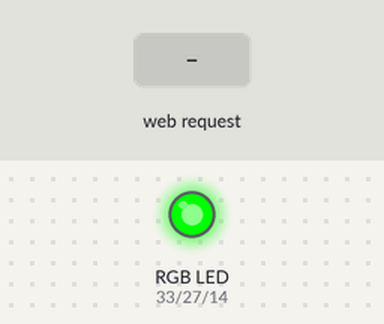
A sketch run on a simulated ESP32. Shown: an RGB LED mixed from three pins (HIGH = lit). Inputs (shaded band) come from the test bench. WiFi joins after 1.5 s; servers stay silent unless stated; what the sketch prints to the serial monitor is not drawn.

Above: at 1.6 s.
At 5.1 s:
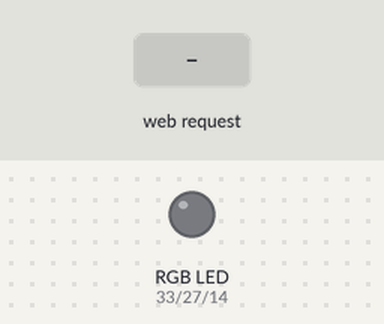
5.2 s: HTTP request GET /RED received
Timing chart, 0 to 8.2 s (numbered marks = the images above; inputs shaded):
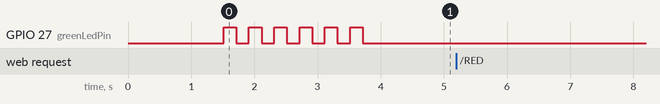

Measured:
- after the input at 5.2 s, every drawn part: stays the same

The sketch:

main.ino
```cpp
#include <WiFi.h>
#include <WiFiClient.h>
#include <ESPmDNS.h>

#include "rgb.h"

const int redLedPin = 33;
const int greenLedPin = 27;
const int blueLedPin = 14;

// wifi data
const char *ssid = "test";
const char *password = "test";

RGB rgb(redLedPin, greenLedPin, blueLedPin);
WiFiServer server(80); // creating a server in 80 port

void setup(){
  Serial.begin(9600);

  // connecting wifi
  Serial.print("Connecting to WiFi");

  WiFi.mode(WIFI_STA);
  WiFi.begin(ssid, password);

  while(WiFi.status() != WL_CONNECTED) {
    Serial.print(".");
    delay(500);
  }

  Serial.println("OK");

  // led signal to WiFi connected
  Serial.println("WiFi connected");

  Serial.print("Local IP: ");
  Serial.println(WiFi.localIP());

  if(MDNS.begin("esp32")) {
    Serial.println("mDNS Started.");
  }

  // initializing server
  Serial.println("Server started.");
  server.begin();

  for(int i = 0; i < 6; i++) {
    rgb.green();
    delay(200);
    rgb.green();
    delay(200);
  }
}

void loop() {
  WiFiClient client = server.available();

  if(client.connected()) {
    Serial.println("---------------------");
    Serial.print("New client connected: ");
    Serial.println(client.remoteIP());

    while(client.connected()) {
      String message = "";
      Serial.println("Wait client message...");

      while(client.available() == 0); // waiting client message
      while(client.available() > 0) {
        char msg = client.read();
        message.concat(msg);
      }

      // commands handling
      if(message == "RED") {
        rgb.red();
      } else if(message == "GREEN") {
        rgb.green();
      } else if(message == "BLUE") {
        rgb.blue();
      } else if(message.startsWith("RGB")) {
        message.replace("RGB ", "");

        // rgb string
        int rgbArray[3] = {};
        int lastIndex = 0;

        String rgbCode = "";

        for(int i = 0; i < message.length(); i++) {
          if(message.charAt(i) == ',') {
            rgbArray[lastIndex] = rgbCode.toInt();
            rgbCode = "";
            lastIndex++;
          } else {
            rgbCode.concat(message[i]);
          }
        }

        rgb.rgb(rgbArray[0], rgbArray[1], rgbArray[2]);
      }

      Serial.print("Client message: ");
      Serial.println(message);
    }

    Serial.println("Client closed");
    client.stop();
  }
}
```
